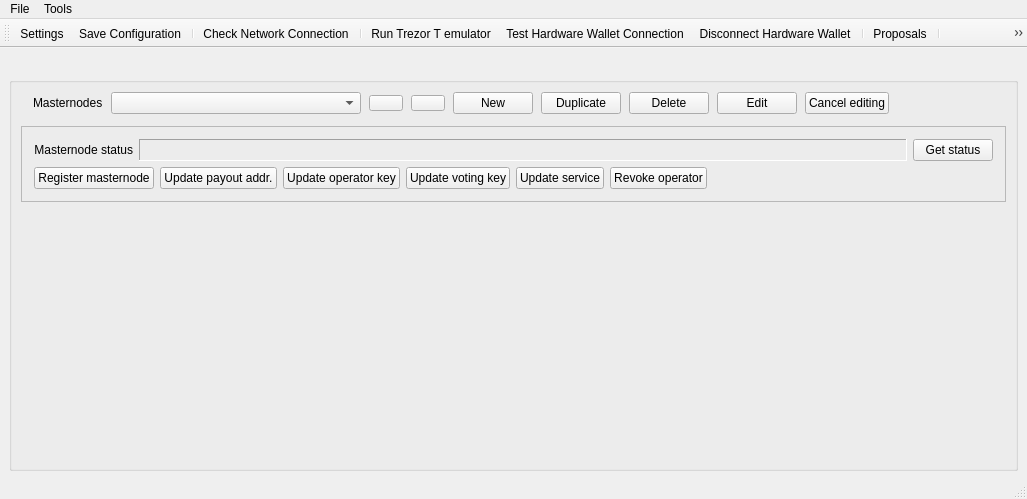
<?xml version="1.0" encoding="UTF-8"?>
<ui version="4.0">
 <class>MainWindow</class>
 <widget class="QMainWindow" name="MainWindow">
  <property name="geometry">
   <rect>
    <x>0</x>
    <y>0</y>
    <width>1027</width>
    <height>499</height>
   </rect>
  </property>
  <property name="sizePolicy">
   <sizepolicy hsizetype="Preferred" vsizetype="Preferred">
    <horstretch>0</horstretch>
    <verstretch>1</verstretch>
   </sizepolicy>
  </property>
  <property name="windowTitle">
   <string>MainWindow</string>
  </property>
  <widget class="QWidget" name="centralwidget">
   <layout class="QVBoxLayout" name="verticalLayout" stretch="0,1">
    <property name="bottomMargin">
     <number>6</number>
    </property>
    <item>
     <layout class="QHBoxLayout" name="layMessage" stretch="0">
      <property name="spacing">
       <number>0</number>
      </property>
      <property name="leftMargin">
       <number>0</number>
      </property>
      <property name="bottomMargin">
       <number>0</number>
      </property>
      <item>
       <widget class="QLabel" name="lblMessage">
        <property name="sizePolicy">
         <sizepolicy hsizetype="Minimum" vsizetype="Preferred">
          <horstretch>0</horstretch>
          <verstretch>0</verstretch>
         </sizepolicy>
        </property>
        <property name="text">
         <string/>
        </property>
        <property name="wordWrap">
         <bool>true</bool>
        </property>
        <property name="margin">
         <number>0</number>
        </property>
        <property name="openExternalLinks">
         <bool>false</bool>
        </property>
       </widget>
      </item>
     </layout>
    </item>
    <item>
     <widget class="QGroupBox" name="gbMain">
      <property name="sizePolicy">
       <sizepolicy hsizetype="Expanding" vsizetype="Expanding">
        <horstretch>1</horstretch>
        <verstretch>1</verstretch>
       </sizepolicy>
      </property>
      <property name="title">
       <string/>
      </property>
      <layout class="QVBoxLayout" name="verticalLayout_2">
       <property name="spacing">
        <number>12</number>
       </property>
       <item>
        <layout class="QHBoxLayout" name="layMasternodesControl" stretch="0,3,0,0,0,0,0,0,0,0">
         <property name="spacing">
          <number>8</number>
         </property>
         <property name="leftMargin">
          <number>12</number>
         </property>
         <property name="topMargin">
          <number>0</number>
         </property>
         <property name="rightMargin">
          <number>0</number>
         </property>
         <property name="bottomMargin">
          <number>0</number>
         </property>
         <item>
          <widget class="QLabel" name="label_5">
           <property name="minimumSize">
            <size>
             <width>0</width>
             <height>0</height>
            </size>
           </property>
           <property name="maximumSize">
            <size>
             <width>16777215</width>
             <height>16777215</height>
            </size>
           </property>
           <property name="text">
            <string>Masternodes</string>
           </property>
           <property name="alignment">
            <set>Qt::AlignLeading|Qt::AlignLeft|Qt::AlignVCenter</set>
           </property>
          </widget>
         </item>
         <item>
          <widget class="QComboBox" name="cboMasternodes">
           <property name="sizePolicy">
            <sizepolicy hsizetype="MinimumExpanding" vsizetype="Fixed">
             <horstretch>0</horstretch>
             <verstretch>0</verstretch>
            </sizepolicy>
           </property>
           <property name="minimumSize">
            <size>
             <width>140</width>
             <height>0</height>
            </size>
           </property>
           <property name="maximumSize">
            <size>
             <width>250</width>
             <height>16777215</height>
            </size>
           </property>
           <property name="toolTip">
            <string>List of configured masternodes</string>
           </property>
           <property name="editable">
            <bool>false</bool>
           </property>
          </widget>
         </item>
         <item>
          <widget class="QPushButton" name="btnMoveMnUp">
           <property name="sizePolicy">
            <sizepolicy hsizetype="Maximum" vsizetype="Fixed">
             <horstretch>0</horstretch>
             <verstretch>0</verstretch>
            </sizepolicy>
           </property>
           <property name="maximumSize">
            <size>
             <width>16777215</width>
             <height>16777215</height>
            </size>
           </property>
           <property name="toolTip">
            <string>Move up in the masternode list</string>
           </property>
           <property name="styleSheet">
            <string notr="true">padding-left: 0px;
padding-right: 0px;</string>
           </property>
           <property name="text">
            <string/>
           </property>
           <property name="flat">
            <bool>false</bool>
           </property>
          </widget>
         </item>
         <item>
          <widget class="QPushButton" name="btnMoveMnDown">
           <property name="toolTip">
            <string>Move down in the masternode list</string>
           </property>
           <property name="styleSheet">
            <string notr="true">padding-left: 0px;
padding-right: 0px;</string>
           </property>
           <property name="text">
            <string/>
           </property>
          </widget>
         </item>
         <item>
          <widget class="QPushButton" name="btnNewMn">
           <property name="sizePolicy">
            <sizepolicy hsizetype="Minimum" vsizetype="Fixed">
             <horstretch>0</horstretch>
             <verstretch>0</verstretch>
            </sizepolicy>
           </property>
           <property name="maximumSize">
            <size>
             <width>16777215</width>
             <height>16777215</height>
            </size>
           </property>
           <property name="toolTip">
            <string>Create a new Masternode configuration</string>
           </property>
           <property name="text">
            <string>New</string>
           </property>
          </widget>
         </item>
         <item>
          <widget class="QPushButton" name="btnDuplicateMn">
           <property name="sizePolicy">
            <sizepolicy hsizetype="Minimum" vsizetype="Fixed">
             <horstretch>0</horstretch>
             <verstretch>0</verstretch>
            </sizepolicy>
           </property>
           <property name="toolTip">
            <string>Duplicate masternode entry</string>
           </property>
           <property name="text">
            <string>Duplicate</string>
           </property>
          </widget>
         </item>
         <item>
          <widget class="QPushButton" name="btnDeleteMn">
           <property name="sizePolicy">
            <sizepolicy hsizetype="Minimum" vsizetype="Fixed">
             <horstretch>0</horstretch>
             <verstretch>0</verstretch>
            </sizepolicy>
           </property>
           <property name="toolTip">
            <string>Delete current Masternode configuration</string>
           </property>
           <property name="text">
            <string>Delete</string>
           </property>
          </widget>
         </item>
         <item>
          <widget class="QPushButton" name="btnEditMn">
           <property name="sizePolicy">
            <sizepolicy hsizetype="Minimum" vsizetype="Fixed">
             <horstretch>0</horstretch>
             <verstretch>0</verstretch>
            </sizepolicy>
           </property>
           <property name="maximumSize">
            <size>
             <width>16777215</width>
             <height>16777215</height>
            </size>
           </property>
           <property name="toolTip">
            <string>Enable editing</string>
           </property>
           <property name="text">
            <string>Edit</string>
           </property>
          </widget>
         </item>
         <item>
          <widget class="QPushButton" name="btnCancelEditingMn">
           <property name="text">
            <string>Cancel editing</string>
           </property>
          </widget>
         </item>
         <item>
          <spacer name="horizontalSpacer">
           <property name="orientation">
            <enum>Qt::Horizontal</enum>
           </property>
           <property name="sizeHint" stdset="0">
            <size>
             <width>40</width>
             <height>20</height>
            </size>
           </property>
          </spacer>
         </item>
        </layout>
       </item>
       <item>
        <widget class="QFrame" name="frmMasternodeDetails">
         <property name="frameShape">
          <enum>QFrame::StyledPanel</enum>
         </property>
         <property name="frameShadow">
          <enum>QFrame::Plain</enum>
         </property>
         <layout class="QVBoxLayout" name="verticalLayout_3">
          <property name="spacing">
           <number>-1</number>
          </property>
          <property name="leftMargin">
           <number>12</number>
          </property>
          <property name="topMargin">
           <number>12</number>
          </property>
          <property name="rightMargin">
           <number>12</number>
          </property>
          <property name="bottomMargin">
           <number>12</number>
          </property>
          <item>
           <layout class="QHBoxLayout" name="horizontalLayout" stretch="0,1,0">
            <property name="spacing">
             <number>-1</number>
            </property>
            <item>
             <widget class="QLabel" name="lblMasternodeStatus">
              <property name="minimumSize">
               <size>
                <width>0</width>
                <height>0</height>
               </size>
              </property>
              <property name="maximumSize">
               <size>
                <width>16777215</width>
                <height>16777215</height>
               </size>
              </property>
              <property name="text">
               <string>Masternode status</string>
              </property>
              <property name="alignment">
               <set>Qt::AlignRight|Qt::AlignTrailing|Qt::AlignVCenter</set>
              </property>
             </widget>
            </item>
            <item>
             <widget class="QLabel" name="lblMnStatus">
              <property name="frameShape">
               <enum>QFrame::Panel</enum>
              </property>
              <property name="frameShadow">
               <enum>QFrame::Sunken</enum>
              </property>
              <property name="text">
               <string/>
              </property>
              <property name="wordWrap">
               <bool>true</bool>
              </property>
              <property name="openExternalLinks">
               <bool>true</bool>
              </property>
              <property name="textInteractionFlags">
               <set>Qt::LinksAccessibleByMouse|Qt::TextSelectableByMouse</set>
              </property>
             </widget>
            </item>
            <item>
             <widget class="QPushButton" name="btnRefreshMnStatus">
              <property name="sizePolicy">
               <sizepolicy hsizetype="Minimum" vsizetype="Fixed">
                <horstretch>0</horstretch>
                <verstretch>0</verstretch>
               </sizepolicy>
              </property>
              <property name="toolTip">
               <string>Get Masternode's status</string>
              </property>
              <property name="text">
               <string>Get status</string>
              </property>
             </widget>
            </item>
           </layout>
          </item>
          <item>
           <layout class="QHBoxLayout" name="horizontalLayout_2">
            <property name="spacing">
             <number>-1</number>
            </property>
            <item>
             <widget class="QPushButton" name="btnRegisterDmn">
              <property name="toolTip">
               <string>Register new/update existing masternode by sending a ProRegTx transaction.</string>
              </property>
              <property name="text">
               <string>Register masternode</string>
              </property>
             </widget>
            </item>
            <item>
             <widget class="QPushButton" name="btnUpdMnPayoutAddr">
              <property name="sizePolicy">
               <sizepolicy hsizetype="Minimum" vsizetype="Fixed">
                <horstretch>0</horstretch>
                <verstretch>0</verstretch>
               </sizepolicy>
              </property>
              <property name="minimumSize">
               <size>
                <width>0</width>
                <height>0</height>
               </size>
              </property>
              <property name="maximumSize">
               <size>
                <width>16777215</width>
                <height>16777215</height>
               </size>
              </property>
              <property name="toolTip">
               <string>Update the masternode payout address on the network.</string>
              </property>
              <property name="styleSheet">
               <string notr="true"/>
              </property>
              <property name="text">
               <string>Update payout addr.</string>
              </property>
             </widget>
            </item>
            <item>
             <widget class="QPushButton" name="btnUpdMnOperatorKey">
              <property name="toolTip">
               <string>Update the masternode operator key on the network.</string>
              </property>
              <property name="text">
               <string>Update operator key</string>
              </property>
             </widget>
            </item>
            <item>
             <widget class="QPushButton" name="btnUpdMnVotingKey">
              <property name="toolTip">
               <string>Update the masternode voting key on the network.</string>
              </property>
              <property name="text">
               <string>Update voting key</string>
              </property>
             </widget>
            </item>
            <item>
             <widget class="QPushButton" name="btnUpdMnService">
              <property name="toolTip">
               <string>Update the masternode IP:port and/or the operator reward Dash address.</string>
              </property>
              <property name="text">
               <string>Update service</string>
              </property>
             </widget>
            </item>
            <item>
             <widget class="QPushButton" name="btnRevokeMn">
              <property name="toolTip">
               <string>Revoke the masternode operator key.</string>
              </property>
              <property name="text">
               <string>Revoke operator</string>
              </property>
             </widget>
            </item>
            <item>
             <spacer name="horizontalSpacer_3">
              <property name="orientation">
               <enum>Qt::Horizontal</enum>
              </property>
              <property name="sizeHint" stdset="0">
               <size>
                <width>40</width>
                <height>20</height>
               </size>
              </property>
             </spacer>
            </item>
           </layout>
          </item>
         </layout>
        </widget>
       </item>
       <item>
        <spacer name="verticalSpacer">
         <property name="orientation">
          <enum>Qt::Vertical</enum>
         </property>
         <property name="sizeHint" stdset="0">
          <size>
           <width>20</width>
           <height>40</height>
          </size>
         </property>
        </spacer>
       </item>
      </layout>
     </widget>
    </item>
   </layout>
  </widget>
  <widget class="QStatusBar" name="statusBar"/>
  <widget class="QMenuBar" name="menuBar">
   <property name="geometry">
    <rect>
     <x>0</x>
     <y>0</y>
     <width>1027</width>
     <height>22</height>
    </rect>
   </property>
   <widget class="QMenu" name="menuTools">
    <property name="title">
     <string>Tools</string>
    </property>
    <widget class="QMenu" name="menuClear">
     <property name="title">
      <string>Clear</string>
     </property>
     <addaction name="action_clear_wallet_cache"/>
     <addaction name="action_clear_proposals_cache"/>
    </widget>
    <addaction name="action_transfer_funds_for_any_address"/>
    <addaction name="separator"/>
    <addaction name="action_sign_message_with_collateral_addr"/>
    <addaction name="action_sign_message_with_owner_key"/>
    <addaction name="action_sign_message_with_voting_key"/>
    <addaction name="separator"/>
    <addaction name="action_hw_configuration"/>
    <addaction name="action_hw_initialization_recovery"/>
    <addaction name="separator"/>
    <addaction name="action_import_masternode_conf"/>
    <addaction name="separator"/>
    <addaction name="action_check_for_updates"/>
    <addaction name="action_command_console"/>
    <addaction name="action_open_log_file"/>
    <addaction name="action_open_data_folder"/>
    <addaction name="menuClear"/>
   </widget>
   <widget class="QMenu" name="menuFile">
    <property name="title">
     <string>File</string>
    </property>
    <widget class="QMenu" name="action_open_recent_files">
     <property name="title">
      <string>Recent Configuration Files</string>
     </property>
    </widget>
    <addaction name="action_load_config_file"/>
    <addaction name="action_open_recent_files"/>
    <addaction name="action_restore_config_from_backup"/>
    <addaction name="action_save_config_file"/>
    <addaction name="action_save_config_file_as"/>
    <addaction name="action_export_configuration"/>
    <addaction name="action_import_configuration"/>
    <addaction name="separator"/>
    <addaction name="action_open_settings_window"/>
    <addaction name="separator"/>
    <addaction name="action_about_app"/>
    <addaction name="action_about_qt"/>
   </widget>
   <addaction name="menuFile"/>
   <addaction name="menuTools"/>
  </widget>
  <widget class="QToolBar" name="toolBar">
   <property name="windowTitle">
    <string>toolBar</string>
   </property>
   <property name="toolButtonStyle">
    <enum>Qt::ToolButtonIconOnly</enum>
   </property>
   <property name="floatable">
    <bool>false</bool>
   </property>
   <attribute name="toolBarArea">
    <enum>TopToolBarArea</enum>
   </attribute>
   <attribute name="toolBarBreak">
    <bool>false</bool>
   </attribute>
   <addaction name="action_open_settings_window"/>
   <addaction name="action_save_config_file"/>
   <addaction name="separator"/>
   <addaction name="action_check_network_connection"/>
   <addaction name="separator"/>
   <addaction name="action_run_trezor_emulator"/>
   <addaction name="action_test_hw_connection"/>
   <addaction name="action_disconnect_hw"/>
   <addaction name="separator"/>
   <addaction name="action_open_proposals_window"/>
   <addaction name="separator"/>
   <addaction name="action_transfer_funds_for_any_address"/>
  </widget>
  <action name="action_transfer_funds_for_cur_mn">
   <property name="text">
    <string>Transfer Funds for Current Masternode...</string>
   </property>
  </action>
  <action name="action_transfer_funds_for_all_mns">
   <property name="text">
    <string>Transfer Funds for All Masternodes</string>
   </property>
  </action>
  <action name="action_transfer_funds_for_any_address">
   <property name="text">
    <string>Transfer Funds / Wallet</string>
   </property>
  </action>
  <action name="action_sign_message_with_collateral_addr">
   <property name="text">
    <string>Sign Message with Collateral Address...</string>
   </property>
   <property name="toolTip">
    <string>Sign message with the collateral address of the current masternode</string>
   </property>
  </action>
  <action name="action_hw_configuration">
   <property name="text">
    <string>Hardware Wallet PIN/passphrase Configuration...</string>
   </property>
  </action>
  <action name="action_load_config_file">
   <property name="text">
    <string>Open Configuration File...</string>
   </property>
   <property name="toolTip">
    <string>Open configuration file</string>
   </property>
   <property name="shortcut">
    <string>Ctrl+O</string>
   </property>
  </action>
  <action name="action_save_config_file_as">
   <property name="text">
    <string>Save Configuration As...</string>
   </property>
   <property name="shortcut">
    <string>Ctrl+Shift+S</string>
   </property>
  </action>
  <action name="action_save_config_file">
   <property name="text">
    <string>Save Configuration</string>
   </property>
   <property name="shortcut">
    <string>Ctrl+S</string>
   </property>
  </action>
  <action name="action_check_network_connection">
   <property name="text">
    <string>Check Network Connection</string>
   </property>
   <property name="toolTip">
    <string>Check Dash Network Connection</string>
   </property>
  </action>
  <action name="action_open_settings_window">
   <property name="text">
    <string>Settings</string>
   </property>
   <property name="toolTip">
    <string>Settings</string>
   </property>
   <property name="menuRole">
    <enum>QAction::PreferencesRole</enum>
   </property>
  </action>
  <action name="action_open_proposals_window">
   <property name="text">
    <string>Proposals</string>
   </property>
   <property name="toolTip">
    <string>Proposals</string>
   </property>
  </action>
  <action name="action_test_hw_connection">
   <property name="text">
    <string>Test Hardware Wallet Connection</string>
   </property>
  </action>
  <action name="action_disconnect_hw">
   <property name="text">
    <string>Disconnect Hardware Wallet</string>
   </property>
  </action>
  <action name="action_hw_initialization_recovery">
   <property name="text">
    <string>Hardware Wallet Initialization/Recovery...</string>
   </property>
  </action>
  <action name="action_check_for_updates">
   <property name="text">
    <string>Check For Updates</string>
   </property>
  </action>
  <action name="action_open_log_file">
   <property name="text">
    <string>Open Log File</string>
   </property>
   <property name="shortcut">
    <string>Meta+Alt+L</string>
   </property>
  </action>
  <action name="action_about_app">
   <property name="text">
    <string>About AbsoluteMasternodeTool...</string>
   </property>
   <property name="menuRole">
    <enum>QAction::AboutRole</enum>
   </property>
  </action>
  <action name="action_import_masternode_conf">
   <property name="text">
    <string>Import masternodes from the masternode.conf file...</string>
   </property>
  </action>
  <action name="action_about_qt">
   <property name="text">
    <string>About Qt...</string>
   </property>
   <property name="toolTip">
    <string>About Qt</string>
   </property>
   <property name="menuRole">
    <enum>QAction::AboutQtRole</enum>
   </property>
  </action>
  <action name="action_gen_mn_priv_key_compressed">
   <property name="text">
    <string>Generate masternode private key (compressed)</string>
   </property>
   <property name="shortcut">
    <string>Ctrl+Alt+C</string>
   </property>
  </action>
  <action name="action_gen_mn_priv_key_uncompressed">
   <property name="text">
    <string>Generate masternode private key (uncompressed)</string>
   </property>
   <property name="toolTip">
    <string>Generate masternode private key (uncompressed)</string>
   </property>
   <property name="shortcut">
    <string>Ctrl+Alt+U</string>
   </property>
  </action>
  <action name="action_command_console">
   <property name="text">
    <string>Command Console</string>
   </property>
   <property name="shortcut">
    <string>Meta+Alt+C</string>
   </property>
  </action>
  <action name="action_run_trezor_emulator">
   <property name="text">
    <string>Run Trezor T emulator</string>
   </property>
   <property name="toolTip">
    <string>Run Trezor T emulator</string>
   </property>
  </action>
  <action name="action_open_data_folder">
   <property name="text">
    <string>Open Application Data Folder</string>
   </property>
  </action>
  <action name="action_clear_wallet_cache">
   <property name="text">
    <string>Wallet Cache</string>
   </property>
  </action>
  <action name="action_clear_proposals_cache">
   <property name="text">
    <string>Proposals Cache</string>
   </property>
  </action>
  <action name="action_restore_config_from_backup">
   <property name="text">
    <string>Restore Configuration from Backup...</string>
   </property>
   <property name="toolTip">
    <string>Restore Configuration from Backup...</string>
   </property>
   <property name="shortcut">
    <string>Ctrl+R</string>
   </property>
  </action>
  <action name="action_sign_message_with_owner_key">
   <property name="text">
    <string>Sign Message with Owner Key...</string>
   </property>
   <property name="toolTip">
    <string>Sign message with the masternode owner key</string>
   </property>
  </action>
  <action name="action_sign_message_with_voting_key">
   <property name="text">
    <string>Sign Message with Voting Key...</string>
   </property>
   <property name="toolTip">
    <string>Sign message with the masternode voting key</string>
   </property>
  </action>
  <action name="action_export_configuration">
   <property name="text">
    <string>Export Configuration...</string>
   </property>
   <property name="toolTip">
    <string>Export Configuration</string>
   </property>
  </action>
  <action name="action_import_configuration">
   <property name="text">
    <string>Import Configuration...</string>
   </property>
   <property name="toolTip">
    <string>Import Configuration</string>
   </property>
  </action>
 </widget>
 <tabstops>
  <tabstop>cboMasternodes</tabstop>
  <tabstop>btnNewMn</tabstop>
  <tabstop>btnEditMn</tabstop>
  <tabstop>btnDeleteMn</tabstop>
 </tabstops>
 <resources/>
 <connections/>
</ui>
